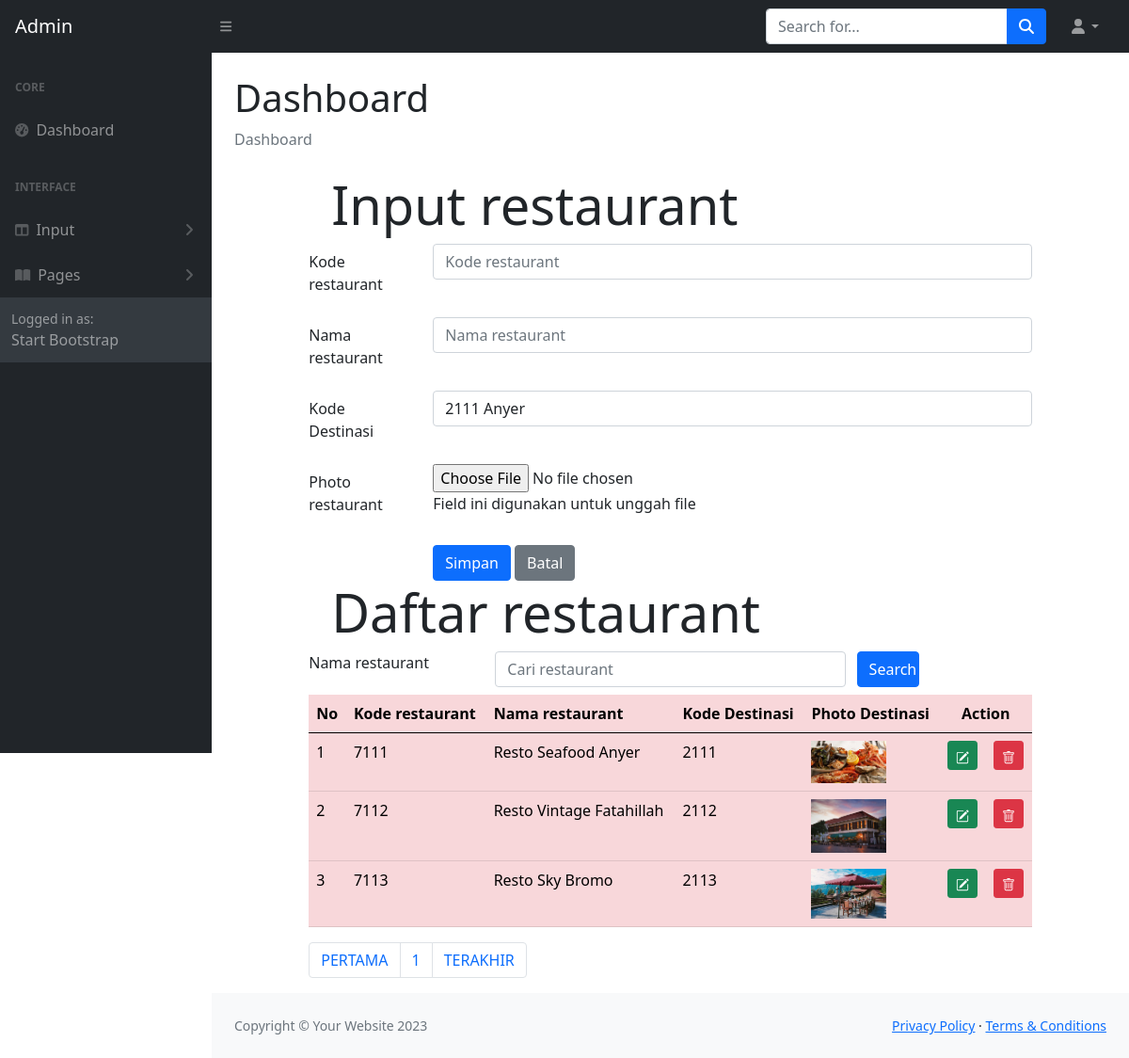
/ADMIN/restaurant.php, run on the app's committed database.
### tables this page shows
CREATE TABLE `restaurant` (
  `restaurantKODE` char(4) NOT NULL,
  `restaurantNAMA` char(120) NOT NULL,
  `restaurantFILE` char(120) NOT NULL,
  `destinasiKODE` char(4) NOT NULL
);

### ADMIN/restaurant.php (the view, shortened to what this page needs)
<!DOCTYPE html>
<html lang="en">
<?php include "include/head.php";?>
    <body class="sb-nav-fixed">
        <?php include "include/menunav.php";?>
        <div id="layoutSidenav">
            <?php include "include/menu.php";?>
            <div id="layoutSidenav_content">
                <main>
                    <div class="container-fluid px-4">
                        <h1 class="mt-4">Dashboard</h1>
                        <ol class="breadcrumb mb-4">
                            <li class="breadcrumb-item active">Dashboard</li>
                        </ol>
<head>
  	<link rel="stylesheet" type="text/css" href="https://cdnjs.cloudflare.com/ajax/libs/select2/4.0.3/css/select2.min.css">
	<link rel="stylesheet" type="text/css" href="css/bootstrap.min.css">
</head>
<?php
	include "include/config.php";
	$datadestinasi = mysqli_query($connection, "select * from destinasi");
?>
<body>
<div class="row">
<div class="col-sm-1"></div>
<div class="col-sm-10">
	<div class="jumbotron jumbotron-fluid">
		<div class="container">
			<h1 class="display-4">Input restaurant</h1>
		</div>
	</div>
	<form method="POST" enctype="multipart/form-data">
		<div class="mb-3 row">
			<label for="koderestaurant" class="col-sm-2 col-form-label">Kode restaurant</label>
			<div class="col-sm-10">
				<input type="text" class="form-control" id="koderestaurant" name="inputkode" placeholder="Kode restaurant" maxlength="4">
			</div>
		</div>
		<div class="mb-3 row">
			<label for="namarestaurant" class="col-sm-2 col-form-label">Nama restaurant</label>
			<div class="col-sm-10">
				<input type="text" class="form-control" id="namarestaurant" name="inputnama" placeholder="Nama restaurant">
			</div>
		</div>
		<div class="mb-3 row">
			<label for="kodedestinasi" class="col-sm-2 col-form-label">Kode Destinasi</label>
			<div class="col-sm-10">
			<select class="form-control" id="kodedestinasi" name="kodedestinasi">
				<?php while($row = mysqli_fetch_array($datadestinasi))
				{ ?>
					<option value="<?php echo $row["destinasiKODE"]?>">
						<?php echo $row["destinasiKODE"]?>
						<?php echo $row["destinasiNAMA"]?>
					</option>
				<?php } ?>
			</select>
			</div>
		</div>
		<div class="mb-3 row">
			<label for="file" class="col-sm-2 col-form-label">Photo restaurant</label>
			<div class="col-sm-10">
				<input type="file" id="file" name="file">
				<p class="help-block">Field ini digunakan untuk unggah file</p>
			</div>
		</div>
		<div class="form-group row">
			<div class="col-sm-2"></div>
			<div class="col-sm-10">
				<input type="submit" name="Simpan" class="btn btn-primary" value="Simpan">
				<input type="submit" name="Batal" class="btn btn-secondary" value="Batal">
			</div>
		</div>
	</form>
</div>
<div class="col-sm-1"></div>
</div>
<div class="row">
	<div class="col-sm-1"></div>
	<div class="col-sm-10">
		<div class="jumbotron jumbotron-fluid">
			<div class="container">
				<h1 class="display-4">Daftar restaurant</h1>
			</div>
		</div>
		<form method="POST">
                <div class="form-group row mb-2">
                <label for="search" class="col-sm-3">Nama restaurant</label>
                <div class="col-sm-6">
                    <input type="text" name="search" class="form-control" id="search"
                    value="<?php if(isset($_POST["search"])) {echo $_POST["search"];}?>"
                        placeholder = "Cari restaurant">
                </div>
                <input type="submit" name="kirim" class="col-sm-1 btn btn-primary" value="Search">
                </div>
            </form>
	<table class="table table-hover table-danger">
		<thead class="thead-dark">
			<tr>
				<th>No</th>
				<th>Kode restaurant</th>
				<th>Nama restaurant</th>
				<th>Kode Destinasi</th>
				<th>Photo Destinasi</th>
				<th colspan="2" style="text-align: center">Action</th>
			</tr>
		</thead>
		<tbody>
		<?php
    $jumlahtampilan = 3;
    $halaman = (isset($_GET['page']))? $_GET['page'] : 1;
    $mulaitampilan = ($halaman - 1) * $jumlahtampilan;
	if(isset($_POST["kirim"]))
	{
		$search = $_POST["search"];
		$query = mysqli_query($connection, "select restaurant.*
			from restaurant where restaurantNAMA like '%".$search."%' limit $mulaitampilan, $jumlahtampilan");
	}else
		{
			$query = mysqli_query($connection, "select restaurant.*  from restaurant limit $mulaitampilan, $jumlahtampilan");
		}
	$nomor = 1;
	while($row = mysqli_fetch_array($query))
	{
  ?>
				<tr>
					<td><?php echo $mulaitampilan + $nomor; ?></td>
					<td><?php echo $row['restaurantKODE'];?></td>
					<td><?php echo $row['restaurantNAMA'];?></td>
					<td><?php echo $row['destinasiKODE'];?></td>
					<td>
						<?php if(is_file("images/".$row['restaurantFILE']))
						{ ?>
							<img src="images/<?php echo $row['restaurantFILE']?>" width="80">
						<?php } else
							echo "<img src='images/noimage.png' width='80'>"
						?>
					</td>
					<td>
						<a href="restaurantubah.php?ubahfoto=<?php echo $row['restaurantKODE']?>" class="btn btn-success btn-sm" title="EDIT">
						</a>
					</td>
					<td>
						<a href="restauranthapus.php?hapusfoto=<?php echo $row['restaurantKODE']?>" class="btn btn-danger btn-sm" title="DELETE">
						</a>
					</td>
				</tr>
			<?php $nomor = $nomor + 1;?>
			<?php }	?>
		</tbody>
	</table>
	<?php
    $query = mysqli_query($connection, "SELECT * FROM restaurant");
    $jumlahrecord = mysqli_num_rows($query);
    $jumlahpage = ceil($jumlahrecord/$jumlahtampilan);
  	?>
	<nav aria-label="Page navigation example">
	<ul class="pagination">
		<li class="page-item"><a class="page-link" href="?page=<?php $nomorhal=1; echo $nomorhal?>">PERTAMA</a></li>
		<?php for($nomorhal=1; $nomorhal<=$jumlahpage; $nomorhal++)
		{ ?>
		<li class="page-item">
		<?php
		if($nomorhal!=$halaman)
		{ ?>
		<a class="page-link" href="?page=<?php echo $nomorhal?>"><?php echo $nomorhal?></a>
		<?php }
		else { ?>
		<a class="page-link" href="?page=<?php echo $nomorhal?>"><?php echo $nomorhal?></a>
		<?php } ?>
		</li>
		<?php } ?>
		<li class="page-item"><a class="page-link" href="?page=<?php echo $nomorhal-1?>">TERAKHIR</a></li>
	</ul>
	</nav>
	</div>
	<div class="col-sm-1"></div>
</div>
</body>
	</div>
                </main>
                <?php include "include/footer.php";?>
            </div>
        </div>
    </body>
</html>
</html>

### data on the page
restaurant: nomor "1", restaurantKODE "7111", restaurantNAMA "Resto Seafood Anyer", destinasiKODE "2111", restaurantFILE (picture)
restaurant: nomor "2", restaurantKODE "7112", restaurantNAMA "Resto Vintage Fatahillah", destinasiKODE "2112", restaurantFILE (picture)
restaurant: nomor "3", restaurantKODE "7113", restaurantNAMA "Resto Sky Bromo", destinasiKODE "2113", restaurantFILE (picture)

### other printed values
form field kodedestinasi "2111 Anyer"
